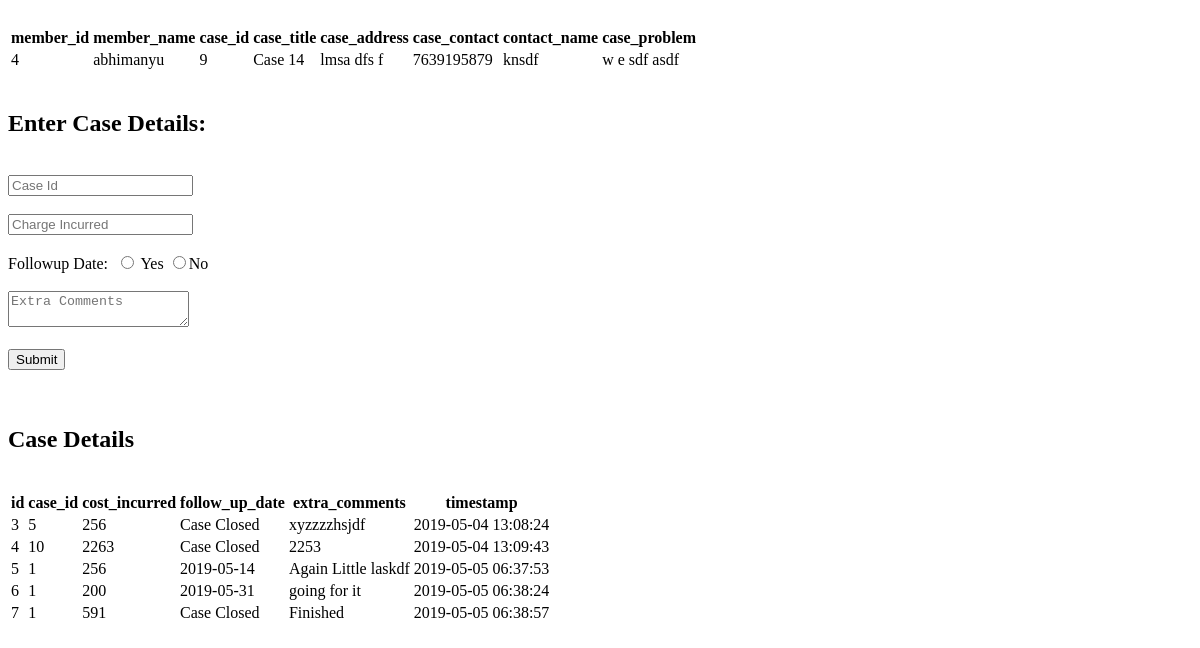
The page /adminp/case_details.php on the database as committed earlier.
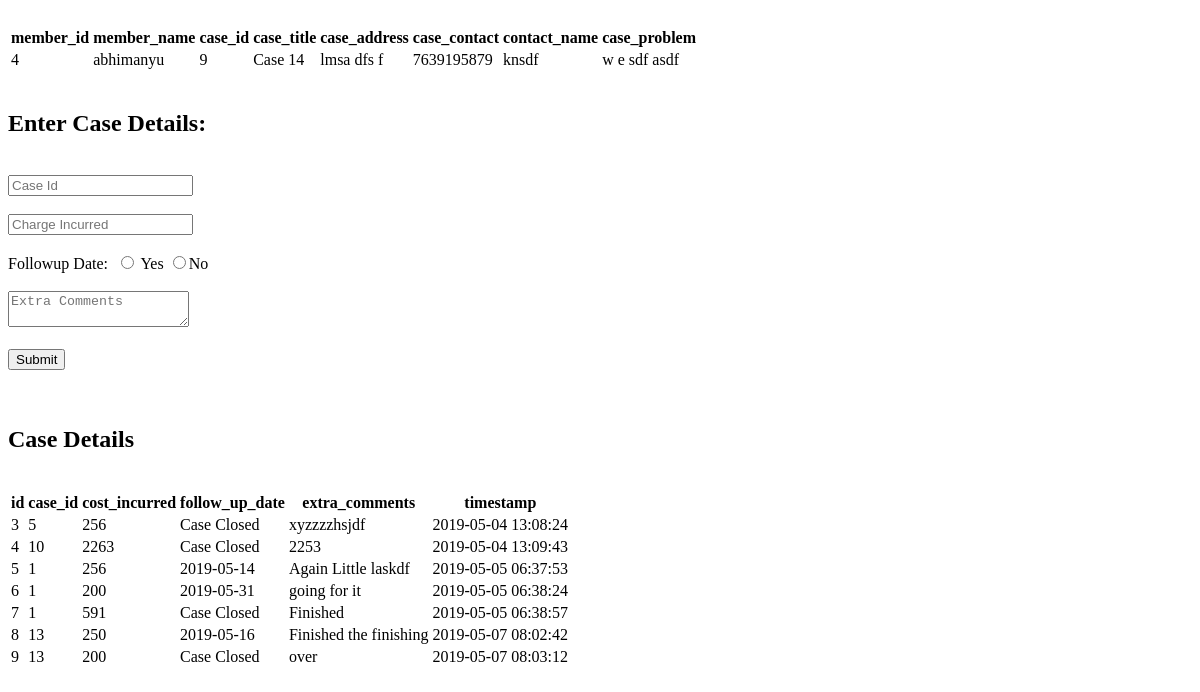
The same page on the database as committed later.
### tables this page shows
CREATE TABLE `rescue_case_followup` (
  `id` int(11) NOT NULL,
  `case_id` int(11) NOT NULL,
  `cost_incurred` int(11) NOT NULL,
  `follow_up_date` text NOT NULL,
  `extra_comments` text NOT NULL,
  `timestamp` timestamp NOT NULL DEFAULT CURRENT_TIMESTAMP
);

### adminp/case_details.php (the view, shortened to what this page needs)
<?php
require("./connection.php");
function html_table($data = array())
{
    $rows = array();
    foreach ($data as $row) {
        $cells = array();
        foreach ($row as $cell) {
            $cells[] = "<td>{$cell}</td>";
        }
        $rows[] = "<tr>" . implode('', $cells) . "</tr>";
    }
    $s = "<table class='table hover table-stripped table-bordered'>" ."<thead><tr>";
    foreach($data[0] as $key=>$val)
    {
        $s = $s."<th>".$key."</th>";
    }
    $s = $s."</tr></thead><tbody>";
    return $s. implode('', $rows). "</tbody></table>";
}
?>
<!DOCTYPE html>
<html>
<head>
</head>
<body>
    <br>
<?php
$query = "select sr as member_id,name as member_name,case_id,case_title,case_address,case_contact,contact_name,case_problem from rescue join rescue_case_mem on rescue_case_mem.rescue_case_id=rescue.case_id join member on member.sr = rescue_case_mem.mem_id where rescue.attended=1";
$res = mysqli_fetch_all(mysqli_query($con,$query),MYSQLI_ASSOC);
foreach($res as $key=>$r)
{
    unset($res[$key]['attended']);
    unset($res[$key]['id']);
    unset($res[$key]['rescue_case_id']);
    unset($res[$key]['case_date']);
}
echo html_table($res);
?>
<br>
<h2 class="alert alert-primary">Enter Case Details:</h2><br>
<form action="case_details.php" method="POST" accept-charset="utf-8">
	<input type="number" name="case_id" placeholder="Case Id" required> <br><br>
	<input type="number" step="0.01" min="1" name="charge" placeholder="Charge Incurred" required><br><br>
    <label>Followup Date:</label>&nbsp
    <input type="radio" id="y" name="follow" value="yes"/> Yes
    <input type="radio" id="n"   name="follow" value="no" />No
	<input type="date" name="followup" placeholder="Follow Up Date" id="follow_date" style="display: none;"><br> <br>
	<textarea name="comments" placeholder="Extra Comments"></textarea><br><br>
	<input type="submit" value="Submit" class="btn btn-info">
</form>
<br><br>
<h2 class="alert alert-primary">Case Details</h2><br>
<?php
$q = "select * from rescue_case_followup";
$res = mysqli_fetch_all(mysqli_query($con,$q),MYSQLI_ASSOC);
foreach($res as $key=>$r)
{
    if($r['follow_up_date']=="-1")
    {
        $res[$key]['follow_up_date'] = "Case Closed";
    }
}
echo html_table($res);
?>
</body>
</html>

Rows that differ between the two databases and show on the page:
added rescue_case_followup: id "8 13 250 2019-05-16 Finished the finishing 2019-05-07 08:02:42"
added rescue_case_followup: id "9 13 200 over 2019-05-07 08:03:12"
Other text that changed with them:
$cell: "Case Closed Case Closed Case Closed" → "Case Closed Case Closed Case Closed Case Closed"
